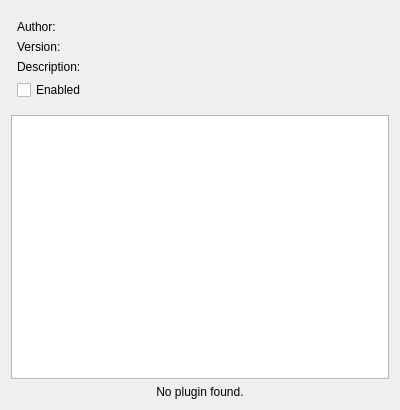
<?xml version="1.0" encoding="UTF-8"?>
<ui version="4.0">
 <class>ExtensionListInfoWidget</class>
 <widget class="QWidget" name="ExtensionListInfoWidget">
  <property name="geometry">
   <rect>
    <x>0</x>
    <y>0</y>
    <width>400</width>
    <height>410</height>
   </rect>
  </property>
  <property name="windowTitle">
   <string>Form</string>
  </property>
  <layout class="QVBoxLayout" name="verticalLayout">
   <item>
    <widget class="QWidget" name="extensionDescription" native="true">
     <layout class="QFormLayout" name="pluginDescriptionLayout">
      <property name="labelAlignment">
       <set>Qt::AlignLeading|Qt::AlignLeft|Qt::AlignTop</set>
      </property>
      <property name="leftMargin">
       <number>6</number>
      </property>
      <item row="0" column="0">
       <widget class="QLabel" name="label_13">
        <property name="text">
         <string>Author:</string>
        </property>
        <property name="alignment">
         <set>Qt::AlignLeading|Qt::AlignLeft|Qt::AlignTop</set>
        </property>
       </widget>
      </item>
      <item row="0" column="1">
       <widget class="QLabel" name="authorLabel">
        <property name="text">
         <string/>
        </property>
        <property name="alignment">
         <set>Qt::AlignLeading|Qt::AlignLeft|Qt::AlignTop</set>
        </property>
       </widget>
      </item>
      <item row="1" column="0">
       <widget class="QLabel" name="label_15">
        <property name="text">
         <string>Version:</string>
        </property>
        <property name="alignment">
         <set>Qt::AlignLeading|Qt::AlignLeft|Qt::AlignTop</set>
        </property>
       </widget>
      </item>
      <item row="1" column="1">
       <widget class="QLabel" name="versionLabel">
        <property name="text">
         <string/>
        </property>
        <property name="alignment">
         <set>Qt::AlignLeading|Qt::AlignLeft|Qt::AlignTop</set>
        </property>
       </widget>
      </item>
      <item row="2" column="0">
       <widget class="QLabel" name="label_14">
        <property name="text">
         <string>Description:</string>
        </property>
        <property name="alignment">
         <set>Qt::AlignLeading|Qt::AlignLeft|Qt::AlignTop</set>
        </property>
       </widget>
      </item>
      <item row="2" column="1">
       <widget class="QLabel" name="descriptionLabel">
        <property name="text">
         <string/>
        </property>
        <property name="alignment">
         <set>Qt::AlignLeading|Qt::AlignLeft|Qt::AlignTop</set>
        </property>
        <property name="wordWrap">
         <bool>true</bool>
        </property>
       </widget>
      </item>
      <item row="3" column="0">
       <widget class="QCheckBox" name="enabledCheckbox">
        <property name="text">
         <string>Enabled</string>
        </property>
       </widget>
      </item>
     </layout>
    </widget>
   </item>
   <item>
    <widget class="QTreeWidget" name="pluginSettingsList">
     <property name="indentation">
      <number>0</number>
     </property>
     <property name="rootIsDecorated">
      <bool>false</bool>
     </property>
     <property name="itemsExpandable">
      <bool>false</bool>
     </property>
     <property name="expandsOnDoubleClick">
      <bool>false</bool>
     </property>
     <attribute name="headerVisible">
      <bool>false</bool>
     </attribute>
     <attribute name="headerDefaultSectionSize">
      <number>170</number>
     </attribute>
     <column>
      <property name="text">
       <string>Key</string>
      </property>
     </column>
     <column>
      <property name="text">
       <string>Value</string>
      </property>
     </column>
    </widget>
   </item>
   <item>
    <widget class="QLabel" name="noPluginLabel">
     <property name="text">
      <string>No plugin found.</string>
     </property>
     <property name="alignment">
      <set>Qt::AlignCenter</set>
     </property>
    </widget>
   </item>
  </layout>
 </widget>
 <resources/>
 <connections/>
</ui>
